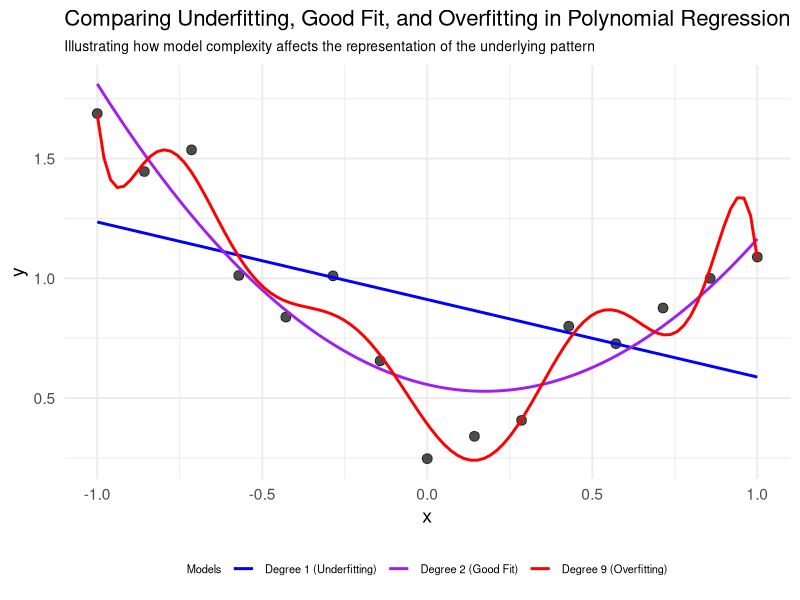

This figure's R source:
## ---- chunk 1
#| label: fig-curve-fitting-all
#| fig-cap: "Comparison of linear underfitting, quadratic good fit, and high-degree overfitting to noisy data generated from a quadratic function."
#| echo: false

# Load necessary libraries
library(ggplot2)
library(dplyr)
library(patchwork)
library(splines)

# Set seed for reproducibility
set.seed(123)

# Generate data from an underlying quadratic function with noise
generate_data_all <- function(n = 15, noise_sd = 0.2) {
  x <- seq(-1, 1, length.out = n)
  # True underlying function (quadratic) - NOT USED FOR PLOTTING
  true_y <- 0.5 + x^2 - 0.3 * x
  # Add more pronounced noise to create observed data
  observed_y <- true_y + rnorm(n, mean = 0, sd = noise_sd)

  return(data.frame(x = x, y = observed_y))
}

# Generate our data
data_all <- generate_data_all(n = 15, noise_sd = 0.2)

# Function to fit polynomials of different degrees
fit_polynomial_all <- function(data, degree) {
  formula <- as.formula(paste("y ~ poly(x, degree =", degree, ")"))
  model <- lm(formula, data = data)

  # Create predictions over a fine grid
  new_data <- data.frame(x = seq(min(data$x), max(data$x), length.out = 100))
  new_data$pred <- predict(model, newdata = new_data)

  return(new_data)
}

# Fit a linear (degree 1), quadratic (degree 2), and a high-degree (degree 9) polynomial
degree1_all <- fit_polynomial_all(data_all, 1)
degree2_all <- fit_polynomial_all(data_all, 2)
degree9_all <- fit_polynomial_all(data_all, 9)

# Create the comparison plot
p_all <- ggplot(data_all, aes(x = x, y = y)) +
  # Data points
  geom_point(size = 3, color = "black", alpha = 0.7) +
  # Fitted models
  geom_line(data = degree1_all, aes(x = x, y = pred, color = "Degree 1 (Underfitting)"),
            linewidth = 1) +
  geom_line(data = degree2_all, aes(x = x, y = pred, color = "Degree 2 (Good Fit)"),
            linewidth = 1) +
  geom_line(data = degree9_all, aes(x = x, y = pred, color = "Degree 9 (Overfitting)"),
            linewidth = 1) +
  # Customize colors and labels
  scale_color_manual(
    name = "Models",
    values = c(
      "Degree 1 (Underfitting)" = "blue",
      "Degree 2 (Good Fit)" = "purple",
      "Degree 9 (Overfitting)" = "red"
    )
  ) +
  # Styling
  theme_minimal(base_size = 14) +
  labs(
    title = "Comparing Underfitting, Good Fit, and Overfitting in Polynomial Regression",
    x = "x",
    y = "y",
    subtitle = "Illustrating how model complexity affects the representation of the underlying pattern"
  ) +
  theme(
    legend.position = "bottom",
    legend.title = element_text(size = 8),
    legend.text = element_text(size = 8),
    plot.title = element_text(size = 16),
    plot.subtitle = element_text(size = 10)
  )

# Display the comparison plot
p_all
